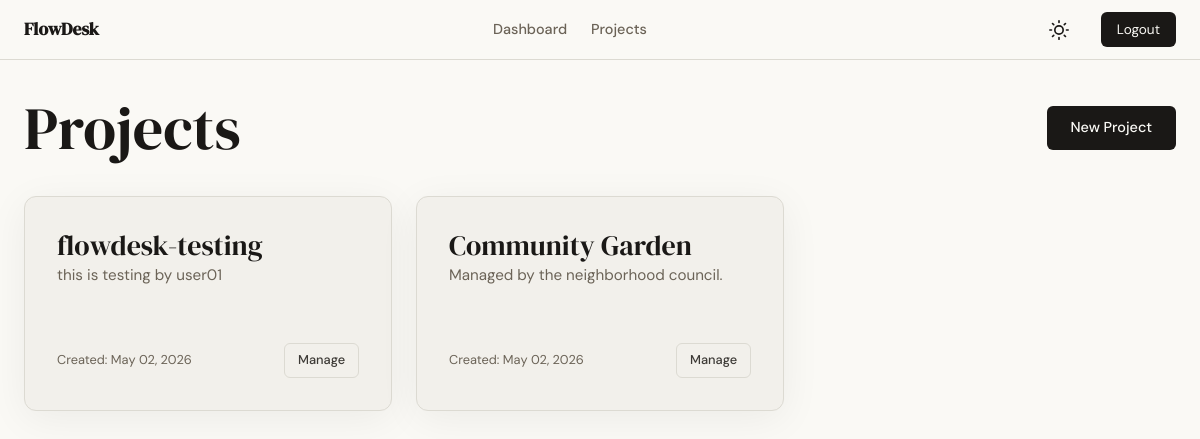
/projects/ (signed in), run on the app's committed database.
### app/models.py (models this page shows, shortened)
class Project(db.Model):
    id = db.Column(db.Integer, primary_key=True)
    name = db.Column(db.String(120), nullable=False)
    description = db.Column(db.Text)
    created_at = db.Column(db.DateTime, default=lambda: datetime.now(timezone.utc))
    owner_id = db.Column(db.Integer, db.ForeignKey('user.id'), nullable=False)
    members = db.relationship('ProjectMember', backref='project', lazy=True, cascade='all, delete-orphan')
    tasks = db.relationship('Task', backref='project', lazy=True, cascade='all, delete-orphan')

### app/projects/routes.py (the view)
@projects.route('/')
@login_required
def list_projects():
    memberships = ProjectMember.query.filter_by(user_id=current_user.id).all()
    user_projects = [m.project for m in memberships]
    return render_template('projects/list.html', projects=user_projects)

### app/templates/projects/list.html (shortened to what this page needs)
{% extends "base.html" %}
{% block content %}
<header class="flex-between mb-4">
    <h1>Projects</h1>
    <a href="{{ url_for('projects.create') }}" class="btn btn-primary">New Project</a>
</header>
{% if projects %}
    <div style="display: grid; grid-template-columns: repeat(auto-fill, minmax(320px, 1fr)); gap: 1.5rem;">
        {% for project in projects %}
            <div class="card card-shadow" style="display: flex; flex-direction: column; justify-content: space-between;">
                <div>
                    <h3 class="mb-2">{{ project.name }}</h3>
                    <p class="text-muted" style="font-size: 0.95rem; margin-bottom: 1.5rem;">
                        {{ project.description[:120] }}{% if project.description|length > 120 %}...{% endif %}
                    </p>
                </div>
                <div class="flex-between mt-4">
                    <span class="text-muted" style="font-size: 0.8rem;">Created: {{ project.created_at.strftime('%b %d, %Y') }}</span>
                    <a href="{{ url_for('projects.detail', id=project.id) }}" class="btn btn-ghost" style="padding: 0.4rem 0.8rem; font-size: 0.8rem;">Manage</a>
                </div>
            </div>
        {% endfor %}
    </div>
{% else %}
    <div class="card text-center" style="padding: 4rem;">
        <h2 class="text-muted mb-4">No projects yet</h2>
        <a href="{{ url_for('projects.create') }}" class="btn btn-primary">Start Your First Project</a>
    </div>
{% endif %}
{% endblock %}

### app/static/css/style.css (style rules this page uses)
:root { --ink: #1a1816; --ink-soft: #3d3a36; --ink-muted: #6b6357; --ink-faint: #9a9088; --paper: #faf9f5; --paper-warm: #f2f0eb; --paper-card: #f2f0eb; --accent: #E52b50; --accent-light: #fdecea; --danger: #c0392b; --danger-light: #fdecea; --success: #2e7d32; --success-light: #e8f5e9; --info: #1a6fa8; --info-light: #e8f4fd; --warning: #b8860b; --warning-light: #fff8e1; --border: #dcdad2; --border-soft: #e8e6df; --font-display: 'DM Serif Display', Georgia, serif; --font-body: 'DM Sans', system-ui, sans-serif; --max-width: 1200px; --auth-width: 440px; --radius-sm: 6px; --radius-md: 12px; --radius-lg: 20px; }
* { box-sizing: border-box; margin: 0; padding: 0; }
body { font-family: var(--font-body); background-color: var(--paper); color: var(--ink); line-height: 1.6; transition: background-color 0.3s, color 0.3s; min-height: 100vh; }
h1, h2, h3, h4, .display-font { font-family: var(--font-display); font-weight: 400; line-height: 1.2; }
h1 { font-size: clamp(2.5rem, 5vw, 4rem); }
h3 { font-size: 1.75rem; }
a { color: var(--accent); text-decoration: none; transition: 0.2s ease; }
.btn { display: inline-block; padding: 0.65rem 1.5rem; font-size: 0.9rem; font-weight: 500; border-radius: var(--radius-sm); cursor: pointer; transition: 0.2s ease; border: none; text-align: center; }
.btn-primary { background-color: var(--ink); color: var(--paper); }
.btn-ghost { background-color: transparent; border: 1px solid var(--border); color: var(--ink-soft); }
.card { background-color: var(--paper-card); border: 1px solid var(--border); border-radius: var(--radius-md); padding: 2rem; margin-bottom: 1.5rem; }
.card-shadow { box-shadow: 0 8px 40px rgba(0,0,0,0.06); }
::placeholder { color: var(--ink-faint); }
.text-muted { color: var(--ink-muted); }
.mt-4 { margin-top: 2rem; }
.mb-4 { margin-bottom: 2rem; }
.flex-between { display: flex; justify-content: space-between; align-items: center; }

### data on the page
Project: name "flowdesk-testing", description "this is testing by user01", created_at "May 02, 2026"
Project: name "Community Garden", description "Managed by the neighborhood council.", created_at "May 02, 2026"
